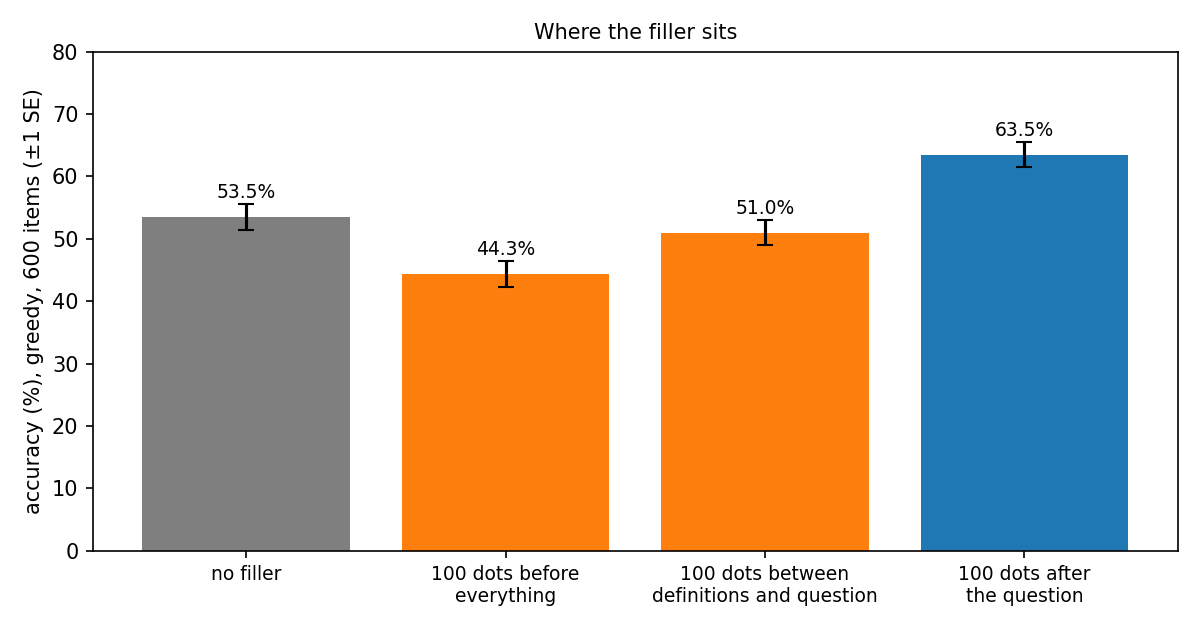

Write the Python code that produced this figure.
"""Follow-up: does it matter where the filler sits?

Run: python scripts/followup_placement.py
Design and pre-registered criteria: notes/followup.md ("Filler placement").
Greedy, frozen 600 items, 100 dots. New placements: before everything; between the definitions
and the question. No filler and the standard after-question placement come from Phase 2.
Writes data/results/followup_placement.jsonl / .json and scripts/followup_placement.png.
"""
import json
import re
import sys
from pathlib import Path

import matplotlib
matplotlib.use("Agg")
import matplotlib.pyplot as plt
import numpy as np
import pandas as pd
from scipy.stats import binomtest

ROOT = Path(__file__).resolve().parents[1]
sys.path.insert(0, str(Path(__file__).parent))
import api
from prompts import N_FEW_SHOT, SYSTEM, make_filler, parse_answer

RES = ROOT / "data" / "results"
DOTS = make_filler("dots", 100)
USD_PER_PROMPT_TOKEN = 0.14e-6
load = lambda name: [json.loads(l) for l in open(ROOT / "data" / "tasks" / name)]
few_shot, items = load("fewshot.jsonl"), load("eval.jsonl")
EXPR = re.compile(r"^(.+) the number for (\w+) (plus|minus) (\d+)$")
c1_of = {it["idx"]: 3 if EXPR.match(dict(map(tuple, it["definitions"]))[it["queried_term"]]).group(1) == "three times" else 2 for it in items}


def turn(it, place):
    defs = "\n".join(f"{n} = {v}" for n, v in it["definitions"])
    tail = f"Question: {it['question']}\n\nFiller:\n\nAnswer:"  # same ending as the no-filler baseline
    if place == "before everything":
        return f"Filler: {DOTS}\n\n{defs}\n{tail}"
    if place == "between definitions and question":
        return f"{defs}\n\nFiller: {DOTS}\n\n{tail}"
    raise ValueError(place)


NEW = ["before everything", "between definitions and question"]
reqs, meta = [], []
for place in NEW:
    for it in items:
        msgs = [{"role": "system", "content": SYSTEM}]
        for fs in few_shot[:N_FEW_SHOT]:
            msgs += [{"role": "user", "content": turn(fs, place)}, {"role": "assistant", "content": str(fs["answer"])}]
        msgs.append({"role": "user", "content": turn(it, place)})
        reqs.append({"messages": msgs})
        meta.append((place, it))
projected = sum(len(json.dumps(r["messages"])) / 2.5 for r in reqs) * USD_PER_PROMPT_TOKEN
print(f"{len(reqs)} calls, projected <= ${projected:.2f}", flush=True)
resps = api.chat_many(reqs, temperature=0.0, max_tokens=10, tag="followup_placement", projected_usd=projected)

rows = []
with open(RES / "followup_placement.jsonl", "w") as f:
    for (place, it), r in zip(meta, resps):
        text = api.text_of(r)
        ans = parse_answer(text)
        assert not api.has_reasoning(r)
        row = {"idx": it["idx"], "cond": place, "response": text, "parsed": ans, "answer": it["answer"], "correct": ans == it["answer"]}
        rows.append(row)
        f.write(json.dumps({**row, "temperature": 0.0, "max_tokens": 10, "usage": r["usage"]}) + "\n")
p2 = pd.DataFrame(json.loads(l) for l in open(RES / "phase2_full.jsonl"))
p2 = p2[p2.cond.isin(["dots_0", "dots_100"])].assign(cond=lambda d: d.cond.map({"dots_0": "no filler", "dots_100": "after the question"}))
df = pd.concat([pd.DataFrame(rows), p2[["idx", "cond", "response", "parsed", "answer", "correct"]]])
c = df.pivot(index="idx", columns="cond", values="correct")
CONDS = ["no filler", "before everything", "between definitions and question", "after the question"]
out = {"parse_rate": df.groupby("cond").parsed.apply(lambda s: float(s.notna().mean())).to_dict()}


def compare(a, b, sub=None):
    cc = c if sub is None else c.loc[sub]
    up, down = int((~cc[a] & cc[b]).sum()), int((cc[a] & ~cc[b]).sum())
    return {"gain_pp": float(100 * (cc[b].mean() - cc[a].mean())), "up": up, "down": down,
            "p": float(binomtest(up, up + down, 0.5).pvalue) if up + down else float("nan")}


print(f"\n{'placement':34s} {'accuracy':>9s} {'gain vs no filler':>18s} {'wrong->right / right->wrong':>28s} {'p':>9s} {'p vs after-question':>20s}")
out["all"] = {}
for cond in CONDS:
    r = compare("no filler", cond) if cond != "no filler" else {"gain_pp": 0.0, "up": 0, "down": 0, "p": float("nan")}
    r["acc"] = float(c[cond].mean())
    r["p_vs_standard"] = compare(cond, "after the question")["p"] if cond not in ("no filler", "after the question") else float("nan")
    out["all"][cond] = r
    print(f"{cond:34s} {r['acc']:9.1%} {r['gain_pp']:+17.1f} {r['up']:>14d} / {r['down']:<11d} {r['p']:9.2g} {r['p_vs_standard']:20.2g}")

print("\nby first-hop multiplier:")
out["by_c1"] = {}
for c1 in (2, 3):
    sub = [i for i in c.index if c1_of[i] == c1]
    out["by_c1"][c1] = {cond: {"acc": float(c.loc[sub, cond].mean()), **(compare("no filler", cond, sub) if cond != "no filler" else {})} for cond in CONDS}
    print(f"  first hop x{c1} ({len(sub)} items): " + " | ".join(f"{cond}: {c.loc[sub, cond].mean():.1%}" for cond in CONDS))
    print("     p vs no filler: " + " | ".join(f"{cond}: {out['by_c1'][c1][cond]['p']:.2g}" for cond in CONDS[1:]))

std = out["all"]["after the question"]["gain_pp"]
bef, bet = out["all"]["before everything"], out["all"]["between definitions and question"]
big = lambda r: r["gain_pp"] >= std / 2 and r["p"] < 0.01
small = lambda r: r["gain_pp"] < 3 and not r["p"] < 0.05
verdict = ("not about computing on the item" if big(bef) else "room after the definitions is enough" if big(bet)
           else "room must come after the question" if small(bef) and small(bet) else "no criterion met")
out["preregistered_verdict"] = verdict
print(f"\nstandard gain {std:+.1f} pts | pre-registered verdict: {verdict}")
json.dump(out, open(RES / "followup_placement.json", "w"), indent=1)

fig, ax = plt.subplots(figsize=(8, 4.2))
acc = [100 * c[cond].mean() for cond in CONDS]
se = [100 * (a / 100 * (1 - a / 100) / len(c)) ** 0.5 for a in acc]
ax.bar(range(4), acc, yerr=se, capsize=4, color=["C7", "C1", "C1", "C0"])
for i, a in enumerate(acc):
    ax.text(i, a + se[i] + 1, f"{a:.1f}%", ha="center", fontsize=9)
ax.set_xticks(range(4))
ax.set_xticklabels(["no filler", "100 dots before\neverything", "100 dots between\ndefinitions and question", "100 dots after\nthe question"], fontsize=9)
ax.set_ylabel("accuracy (%), greedy, 600 items (±1 SE)")
ax.set_ylim(0, 80)
ax.set_title("Where the filler sits", fontsize=10)
fig.tight_layout()
fig.savefig(Path(__file__).parent / "followup_placement.png", dpi=150)
print(f"total spend ${api.total_spend():.4f}")
